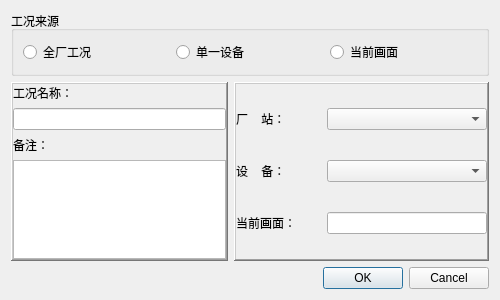
<?xml version="1.0" encoding="UTF-8"?>
<ui version="4.0">
 <class>CSaveSceneTable</class>
 <widget class="QDialog" name="CSaveSceneTable">
  <property name="geometry">
   <rect>
    <x>0</x>
    <y>0</y>
    <width>500</width>
    <height>300</height>
   </rect>
  </property>
  <property name="windowTitle">
   <string>保存工况</string>
  </property>
  <layout class="QGridLayout" name="gridLayout">
   <item row="0" column="0" colspan="2">
    <widget class="QGroupBox" name="groupBox">
     <property name="styleSheet">
      <string notr="true">font: 14pt &quot;宋体&quot;;</string>
     </property>
     <property name="title">
      <string>工况来源</string>
     </property>
     <layout class="QHBoxLayout" name="horizontalLayout_4">
      <item>
       <widget class="QRadioButton" name="radioStn">
        <property name="text">
         <string>全厂工况</string>
        </property>
       </widget>
      </item>
      <item>
       <widget class="QRadioButton" name="radioDev">
        <property name="text">
         <string>单一设备</string>
        </property>
       </widget>
      </item>
      <item>
       <widget class="QRadioButton" name="radioDsp">
        <property name="text">
         <string>当前画面</string>
        </property>
       </widget>
      </item>
     </layout>
    </widget>
   </item>
   <item row="1" column="0">
    <widget class="QFrame" name="frame_2">
     <property name="frameShape">
      <enum>QFrame::WinPanel</enum>
     </property>
     <property name="frameShadow">
      <enum>QFrame::Raised</enum>
     </property>
     <layout class="QVBoxLayout" name="verticalLayout_2">
      <property name="margin">
       <number>0</number>
      </property>
      <item>
       <layout class="QVBoxLayout" name="verticalLayout_4">
        <item>
         <widget class="QLabel" name="label_6">
          <property name="styleSheet">
           <string notr="true">font: 14pt &quot;宋体&quot;;</string>
          </property>
          <property name="text">
           <string>工况名称：</string>
          </property>
         </widget>
        </item>
        <item>
         <widget class="QLineEdit" name="editSceneName">
          <property name="maxLength">
           <number>25</number>
          </property>
         </widget>
        </item>
        <item>
         <widget class="QLabel" name="label_7">
          <property name="styleSheet">
           <string notr="true">font: 14pt &quot;宋体&quot;;</string>
          </property>
          <property name="text">
           <string>备注：</string>
          </property>
         </widget>
        </item>
        <item>
         <widget class="QTextEdit" name="editSceneRemark"/>
        </item>
       </layout>
      </item>
     </layout>
    </widget>
   </item>
   <item row="1" column="1">
    <widget class="QFrame" name="frame">
     <property name="sizePolicy">
      <sizepolicy hsizetype="Preferred" vsizetype="Preferred">
       <horstretch>0</horstretch>
       <verstretch>0</verstretch>
      </sizepolicy>
     </property>
     <property name="frameShape">
      <enum>QFrame::WinPanel</enum>
     </property>
     <property name="frameShadow">
      <enum>QFrame::Raised</enum>
     </property>
     <layout class="QVBoxLayout" name="verticalLayout">
      <property name="spacing">
       <number>6</number>
      </property>
      <property name="margin">
       <number>0</number>
      </property>
      <item>
       <layout class="QHBoxLayout" name="horizontalLayout">
        <item>
         <widget class="QLabel" name="label">
          <property name="sizePolicy">
           <sizepolicy hsizetype="Preferred" vsizetype="Fixed">
            <horstretch>0</horstretch>
            <verstretch>0</verstretch>
           </sizepolicy>
          </property>
          <property name="minimumSize">
           <size>
            <width>85</width>
            <height>0</height>
           </size>
          </property>
          <property name="maximumSize">
           <size>
            <width>85</width>
            <height>16777215</height>
           </size>
          </property>
          <property name="styleSheet">
           <string notr="true">font: 14pt &quot;宋体&quot;;</string>
          </property>
          <property name="text">
           <string>厂    站：</string>
          </property>
         </widget>
        </item>
        <item>
         <widget class="QComboBox" name="comboStn">
          <property name="minimumSize">
           <size>
            <width>160</width>
            <height>0</height>
           </size>
          </property>
         </widget>
        </item>
       </layout>
      </item>
      <item>
       <layout class="QHBoxLayout" name="horizontalLayout_2">
        <item>
         <widget class="QLabel" name="label_2">
          <property name="sizePolicy">
           <sizepolicy hsizetype="Preferred" vsizetype="Fixed">
            <horstretch>0</horstretch>
            <verstretch>0</verstretch>
           </sizepolicy>
          </property>
          <property name="minimumSize">
           <size>
            <width>85</width>
            <height>0</height>
           </size>
          </property>
          <property name="maximumSize">
           <size>
            <width>85</width>
            <height>16777215</height>
           </size>
          </property>
          <property name="styleSheet">
           <string notr="true">font: 14pt &quot;宋体&quot;;</string>
          </property>
          <property name="text">
           <string>设    备：</string>
          </property>
         </widget>
        </item>
        <item>
         <widget class="QComboBox" name="comboDev">
          <property name="minimumSize">
           <size>
            <width>160</width>
            <height>0</height>
           </size>
          </property>
         </widget>
        </item>
       </layout>
      </item>
      <item>
       <layout class="QHBoxLayout" name="horizontalLayout_3">
        <item>
         <widget class="QLabel" name="label_3">
          <property name="sizePolicy">
           <sizepolicy hsizetype="Preferred" vsizetype="Fixed">
            <horstretch>0</horstretch>
            <verstretch>0</verstretch>
           </sizepolicy>
          </property>
          <property name="minimumSize">
           <size>
            <width>85</width>
            <height>0</height>
           </size>
          </property>
          <property name="maximumSize">
           <size>
            <width>85</width>
            <height>16777215</height>
           </size>
          </property>
          <property name="styleSheet">
           <string notr="true">font: 14pt &quot;宋体&quot;;</string>
          </property>
          <property name="text">
           <string>当前画面：</string>
          </property>
          <property name="alignment">
           <set>Qt::AlignLeading|Qt::AlignLeft|Qt::AlignVCenter</set>
          </property>
         </widget>
        </item>
        <item>
         <widget class="QLineEdit" name="editDsp">
          <property name="minimumSize">
           <size>
            <width>160</width>
            <height>0</height>
           </size>
          </property>
          <property name="alignment">
           <set>Qt::AlignLeading|Qt::AlignLeft|Qt::AlignVCenter</set>
          </property>
         </widget>
        </item>
       </layout>
      </item>
     </layout>
    </widget>
   </item>
   <item row="2" column="0">
    <widget class="QLabel" name="labelWait">
     <property name="styleSheet">
      <string notr="true">color: rgb(255, 0, 0);
font: 12pt &quot;宋体&quot;;</string>
     </property>
     <property name="text">
      <string/>
     </property>
    </widget>
   </item>
   <item row="2" column="1">
    <widget class="QDialogButtonBox" name="buttonBox">
     <property name="maximumSize">
      <size>
       <width>16777215</width>
       <height>16777215</height>
      </size>
     </property>
     <property name="orientation">
      <enum>Qt::Horizontal</enum>
     </property>
     <property name="standardButtons">
      <set>QDialogButtonBox::Cancel|QDialogButtonBox::Ok</set>
     </property>
    </widget>
   </item>
  </layout>
 </widget>
 <resources/>
 <connections/>
</ui>
